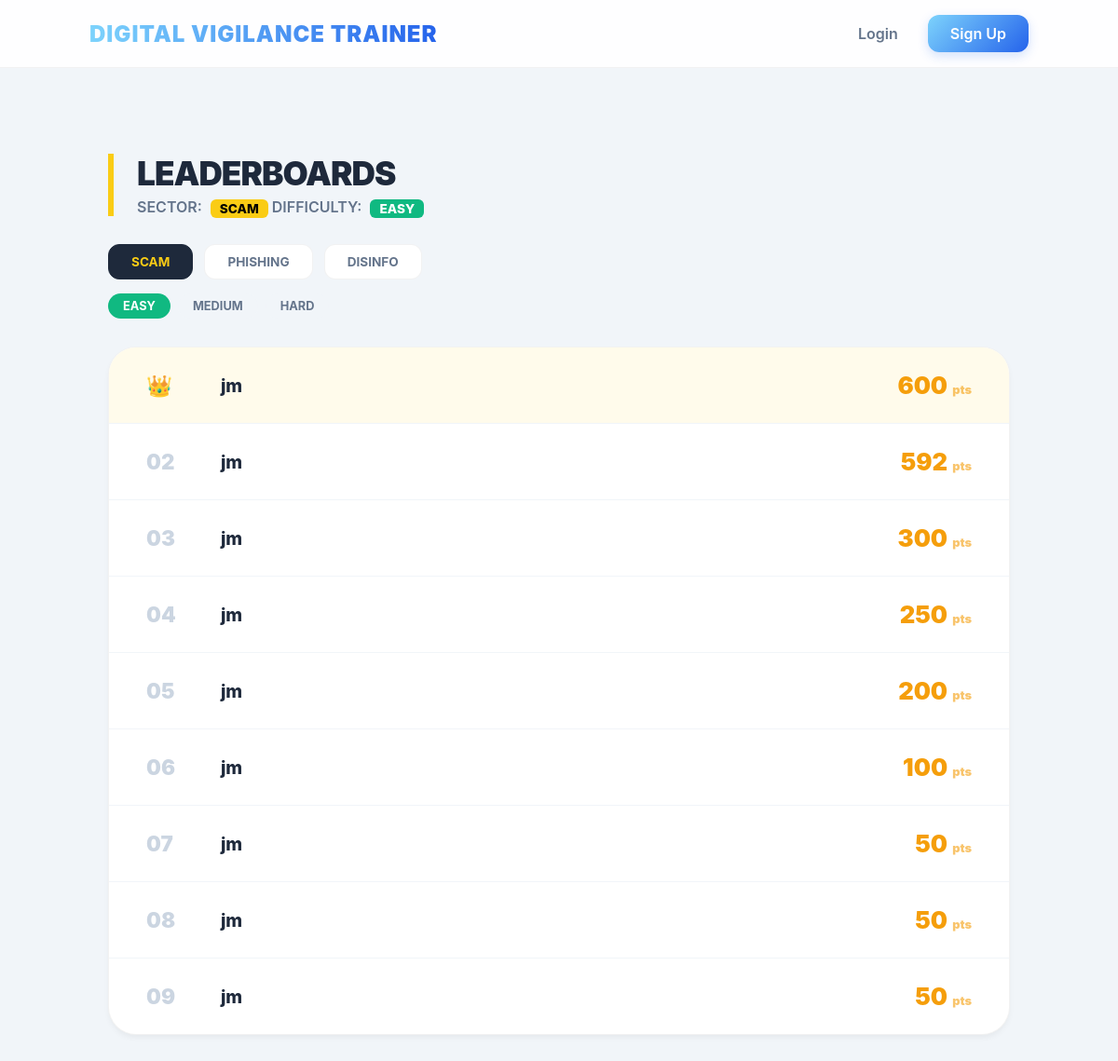
The app's page /leaderboard/, older data.
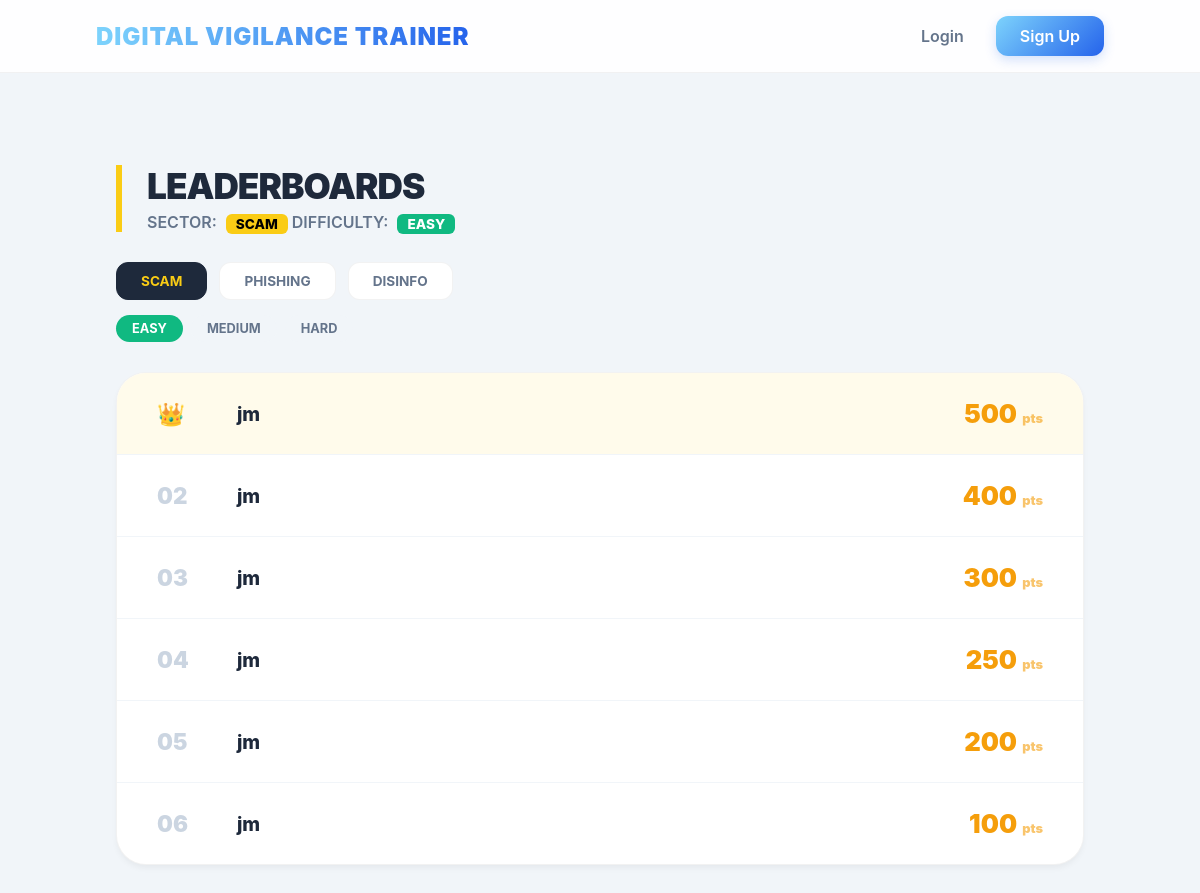
The same page, newer data.
### trainer/models.py (models this page shows, shortened)
class GameResult(models.Model):
    user = models.ForeignKey(User, on_delete=models.CASCADE)
    score = models.IntegerField()
    category = models.CharField(max_length=50)
    difficulty = models.CharField(
        max_length=10,
        choices=Scenario.DIFFICULTY_CHOICES,
        default='easy'
    )
    timestamp = models.DateTimeField(auto_now_add=True)

### trainer/views.py (the view)
# urls.py: path('leaderboard/', views.leaderboard, name='leaderboard'),
def leaderboard(request):
    cat = request.GET.get('category', 'scam')
    diff = request.GET.get('difficulty', 'easy')
    top_scores = GameResult.objects.filter(
        category=cat,
        difficulty=diff
    ).order_by('-score', '-timestamp')[:10]
    return render(request, 'trainer/leaderboard.html', {
        'top_scores': top_scores,
        'current_category': cat,
        'current_difficulty': diff,
        'categories': ['scam', 'phishing', 'disinfo'],
        'difficulties': ['easy', 'medium', 'hard'],
    })

### trainer/templates/trainer/leaderboard.html (shortened to what this page needs)
{% extends 'trainer/base.html' %}
{% block content %}
<div class="leaderboard-wrapper">
    <div class="header-section">
        <h2>Leaderboards</h2>
        <div class="sector-info">
            SECTOR: <span class="active-badge">{{ current_category|upper }}</span>
            DIFFICULTY: <span class="active-badge" style="background: #10b981; color: white;">{{ current_difficulty|upper }}</span>
        </div>
    </div>
    <div class="tabs">
        {% for cat in categories %}
            <a href="?category={{ cat }}&difficulty={{ current_difficulty }}"
               class="tab-link {% if cat == current_category %}active{% endif %}">
                {{ cat }}
            </a>
        {% endfor %}
    </div>
    <div class="difficulty-tabs">
        {% for diff in difficulties %}
            <a href="?category={{ current_category }}&difficulty={{ diff }}"
               class="diff-tab {% if diff == current_difficulty %}active-diff{% endif %}">
                {{ diff }}
            </a>
        {% endfor %}
    </div>
    <div class="ranking-card">
        {% for entry in top_scores %}
            <div class="rank-row {% if forloop.counter == 1 %}rank-1{% endif %}">
                <div class="rank-num">
                    {% if forloop.counter == 1 %}👑{% else %}{{ forloop.counter|stringformat:"02d" }}{% endif %}
                </div>
                <div class="player-name">
                    {{ entry.user.username }}
                </div>
                <div class="player-score">
                    {{ entry.score }} <small style="font-size: 0.8rem; opacity: 0.6;">pts</small>
                </div>
            </div>
        {% empty %}
            <div class="empty-msg">
                No scores recorded for this sector and difficulty yet.
            </div>
        {% endfor %}
    </div>
</div>
{% endblock %}

### trainer/templates/trainer/base.html (shortened to what this page needs)
<!DOCTYPE html>
<html lang="en">
<head>
</head>
<body>
    <nav>
        <a href="{% url 'index' %}" class="nav-logo">Digital Vigilance Trainer</a>
        <div class="nav-links">
            {% if user.is_authenticated %}
                <a href="{% url 'index' %}" style="color: gray;">Home</a>
                <a href="{% url 'logout' %}" style="color: #ef4444;">Sign Out</a>
            {% else %}
                <a href="{% url 'login' %}">Login</a>
                <a href="{% url 'signup' %}" class="btn-gradient">Sign Up</a>
            {% endif %}
        </div>
    </nav>
    <div class="container" style="padding: 2rem 8%;">
        {% block content %}{% endblock %}
    </div>
</body>
</html>

### trainer/templates/trainer/base.html (style rules this page uses)
:root { --grad-start: #7dd3fc; --grad-end: #2563eb; --bg-slate: #f1f5f9; --text-dark: #0f172a; }
body { margin: 0; background-color: var(--bg-slate); color: var(--text-dark); font-family: 'Inter', -apple-system, sans-serif; }
nav { padding: 1rem 8%; background: rgba(255, 255, 255, 0.9); backdrop-filter: blur(10px); border-bottom: 1px solid rgba(0,0,0,0.05); display: flex; justify-content: space-between; align-items: center; position: sticky; top: 0; z-index: 1000; }
.nav-logo { font-size: 1.5rem; font-weight: 900; background: linear-gradient(to right, var(--grad-start), var(--grad-end)); -webkit-background-clip: text; background-clip: text; -webkit-text-fill-color: transparent; color: transparent; text-transform: uppercase; letter-spacing: 1px; text-decoration: none; transition: opacity 0.3s ease; }
.nav-links { display: flex; align-items: center; gap: 2rem; }
.nav-links a { text-decoration: none; color: #64748b; font-weight: 600; transition: 0.3s; }
.btn-gradient { background: linear-gradient(135deg, var(--grad-start), var(--grad-end)); color: white !important; padding: 10px 24px; border-radius: 12px; box-shadow: 0 4px 12px rgba(37, 99, 235, 0.2); display: inline-block; }

### trainer/templates/trainer/leaderboard.html (style rules this page uses)
:root { --text-dark: #1e293b; --text-muted: #64748b; --cyber-yellow: #facc15; --active-amber: #f59e0b; }
.leaderboard-wrapper { max-width: 1100px; margin: 60px auto; padding: 0 20px; font-family: 'Inter', 'Segoe UI', sans-serif; }
.header-section { margin-bottom: 30px; border-left: 6px solid var(--cyber-yellow); padding-left: 25px; }
.header-section h2 { font-size: 2.2rem; font-weight: 900; margin: 0; color: var(--text-dark); text-transform: uppercase; letter-spacing: -1px; }
.sector-info { color: var(--text-muted); font-size: 1rem; margin-top: 5px; font-weight: 600; }
.active-badge { color: #000; background: var(--cyber-yellow); padding: 2px 10px; border-radius: 6px; font-size: 0.85rem; margin-left: 5px; vertical-align: middle; font-weight: 800; }
.tabs { display: flex; gap: 12px; margin-bottom: 15px; flex-wrap: wrap; }
.tab-link { padding: 10px 24px; background: white; color: var(--text-muted); text-decoration: none; text-transform: uppercase; font-weight: 700; font-size: 0.85rem; border-radius: 12px; border: 1px solid rgba(0,0,0,0.05); transition: all 0.3s ease; }
.tab-link.active { background: var(--text-dark); color: var(--cyber-yellow); border-color: var(--text-dark); }
.difficulty-tabs { display: flex; gap: 8px; margin-bottom: 30px; }
.diff-tab { padding: 6px 16px; background: #f1f5f9; color: var(--text-muted); text-decoration: none; font-weight: 700; font-size: 0.8rem; border-radius: 20px; text-transform: uppercase; transition: 0.2s ease; }
.diff-tab.active-diff { background: #10b981; color: white; }
.ranking-card { background: white; border-radius: 30px; border: 1px solid rgba(0,0,0,0.05); overflow: hidden; box-shadow: 0 4px 6px -1px rgba(0, 0, 0, 0.05); }
.rank-row { display: grid; grid-template-columns: 80px 1fr 150px; padding: 25px 40px; border-bottom: 1px solid #f1f5f9; align-items: center; transition: all 0.2s ease; }
.rank-row:last-child { border-bottom: none; }
.rank-num { font-size: 1.4rem; font-weight: 900; color: #cbd5e1; }
.player-name { font-size: 1.2rem; font-weight: 800; color: var(--text-dark); letter-spacing: -0.3px; }
.player-score { text-align: right; color: var(--active-amber); font-size: 1.6rem; font-weight: 900; }
.rank-1 { background: #fffbeb; }
.rank-1 .rank-num { color: var(--active-amber); }

Row changes from the older to the newer data that the page shows:
removed GameResult: user.username "jm", score "600"
removed GameResult: user.username "jm", score "592"
removed GameResult: user.username "jm", score "50"
removed GameResult: user.username "jm", score "50"
removed GameResult: user.username "jm", score "50"
added GameResult: user.username "jm", score "500"
added GameResult: user.username "jm", score "400"
